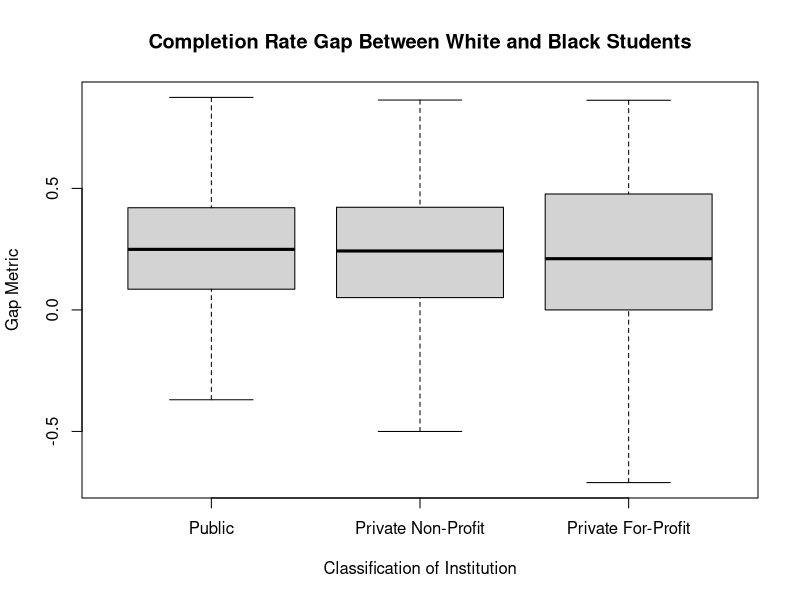

Here is the R script that generated this plot: (Note: this script raises an error after producing the figure.)
# loading datasets
cr_w_b <- read.csv("../../data/Completion_W_B.csv")
cr_w_h <- read.csv("../../data/Completion_W_H.csv")
cr_w_a <- read.csv("../../data/Completion_W_A.csv")
income_rates <- read.csv("../../data/Income.csv")
cr_w_b$CONTROL <- as.factor(cr_w_b$CONTROL)
cr_w_a$CONTROL <- as.factor(cr_w_a$CONTROL)
cr_w_h$CONTROL <- as.factor(cr_w_h$CONTROL)
income_rates$CONTROL <- as.factor(income_rates$CONTROL)

# Creating boxplots of data (maybe should be in eda)
png('../../images/completion_rate_boxplot_white_black.png')
boxplot(cr_w_b$gap_completion_white_black ~ cr_w_b$CONTROL, outline=FALSE, xlab= "Classification of Institution", ylab= "Gap Metric", xaxt = "n", main= "Completion Rate Gap Between White and Black Students")
axis(1, at=1:3, labels=c("Public", "Private Non-Profit", "Private For-Profit"))
dev.off()

# Anova Analysis For Racial Groups
aov_cr_wb <- aov(cr_w_b$gap_completion_white_black ~ cr_w_b$CONTROL)
sum_aov_cr_wb <- summary(aov_cr_wb)
tukey_cr_wb <- TukeyHSD(aov_cr_wb)

aov_cr_wa <- aov(cr_w_a$gap_completion_white_asian ~ cr_w_a$CONTROL)
sum_aov_cr_wa <- summary(aov_cr_wa)
tukey_cr_wa <- TukeyHSD(aov_cr_wa)

aov_cr_wh <- aov(cr_w_h$gap_completion_white_hispanic ~ cr_w_h$CONTROL)
sum_aov_cr_wh <- summary(aov_cr_wh)
tukey_cr_wh <- TukeyHSD(aov_cr_wh)

# Anova Analysis For Income Groups
aov_e_hl <- aov(income_rates$gap_earnings_high_low ~ income_rates$CONTROL)
sum_aov_e_hl <- summary(aov_e_hl)
tukey_e_hl <- TukeyHSD(aov_e_hl)

aov_e_hm <- aov(income_rates$gap_earnings_high_mid ~ income_rates$CONTROL)
sum_aov_e_hm <- summary(aov_e_hm)
tukey_e_hm <- TukeyHSD(aov_e_hm)

aov_e_ml <- aov(income_rates$gap_earnings_mid_low ~ income_rates$CONTROL)
sum_aov_e_ml <- summary(aov_e_ml)
tukey_e_ml <- TukeyHSD(aov_e_ml)

# Creating Tukey Plots
png('../../images/completion_rate_tukeyplot_white_black.png')
plot(tukey_cr_wb, yaxt="n")
axis(2, at=1:3, las=2,cex.axis=0.6, labels=c("Private For-Profit : Private Non-Profit", "Private For-Profit : Public", "Private Non-Profit : Public"))
dev.off()

png('../../images/completion_rate_tukeyplot_white_asian.png')
plot(tukey_cr_wa, yaxt="n")
axis(2, at=1:3, las=2,cex.axis=0.6, labels=c("Private For-Profit : Private Non-Profit", "Private For-Profit : Public", "Private Non-Profit : Public"))
dev.off()

png('../../images/completion_rate_tukeyplot_white_hispanics.png')
plot(tukey_cr_wh, yaxt="n")
axis(2, at=1:3, las=2,cex.axis=0.6, labels=c("Private For-Profit : Private Non-Profit", "Private For-Profit : Public", "Private Non-Profit : Public"))
dev.off()

png('../../images/earnings_tukeyplot_high_low.png')
plot(tukey_e_hl,yaxt="n")
axis(2, at=1:3, las=2,cex.axis=0.6, labels=c("Private For-Profit : Private Non-Profit", "Private For-Profit : Public", "Private Non-Profit : Public"))
dev.off()

png('../../images/earnings_tukeyplot_high_mid.png')
plot(tukey_e_hm,yaxt="n")
axis(2, at=1:3, las=2,cex.axis=0.6, labels=c("Private For-Profit : Private Non-Profit", "Private For-Profit : Public", "Private Non-Profit : Public"))
dev.off()

png('../../images/earnings_tukeyplot_mid_low.png')
plot(tukey_e_ml,yaxt="n")
axis(2, at=1:3, las=2,cex.axis=0.6, labels=c("Private For-Profit : Private Non-Profit", "Private For-Profit : Public", "Private Non-Profit : Public"))
dev.off()

# Saving output to RData file
save(aov_cr_wb, sum_aov_cr_wb, tukey_cr_wb, aov_cr_wa, sum_aov_cr_wa, tukey_cr_wa, aov_cr_wh, sum_aov_cr_wh, tukey_cr_wh, aov_e_hl, sum_aov_e_hl, tukey_e_hl, aov_e_hm, sum_aov_e_hm, tukey_e_hm, aov_e_ml, sum_aov_e_ml, tukey_e_ml, file = "../../data/anova.RData")

# Sinking output to txt file
sink('../../data/anova.txt')
cat('\nAnova Summary of Completion Rate of White and Black Students\n')
print(sum_aov_cr_wb)
cat('\nTukeyHSD of Completion Rate of White and Black Students\n')
print(tukey_cr_wb)
cat('\nAnova Summary of Completion Rate of White and Asian Students\n')
print(sum_aov_cr_wa)
cat('\nTukeyHSD of Completion Rate of White and Asian Students\n')
print(tukey_cr_wa)
cat('\nAnova Summary of Completion Rate of White and Hispanic Students\n')
print(sum_aov_cr_wh)
cat('\nTukeyHSD of Completion Rate of White and Hispanic Students\n')
print(tukey_cr_wh)
cat('\nAnova Summary of Earnings of High and Low Income Groups\n')
print(sum_aov_e_hl)
cat('\nTukeyHSD of Earnings of High and Low Income Groups\n')
print(tukey_e_hl)
cat('\nAnova Summary of Earnings of High and Mid Income Groups\n')
print(sum_aov_e_hm)
cat('\nTukeyHSD of Earnings of High and Mid Income Groups\n')
print(tukey_e_hm)
cat('\nAnova Summary of Earnings of Mid and Low Income Groups\n')
print(sum_aov_e_ml)
cat('\nTukeyHSD of Earnings of Mid and Low Income Groups\n')
print(tukey_e_ml)
sink()